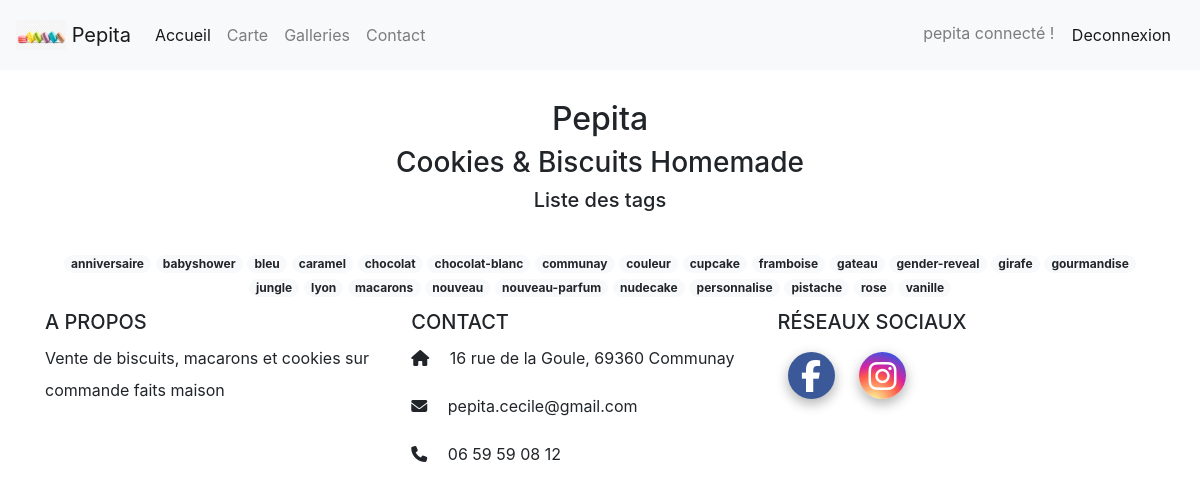
The app's page /blog/tags (signed in) with its own data.
### blog/views.py (the view)
# urls.py: path('tags', views.ListeTags.as_view(), name="liste_tag"),
class ListeTags(ListView):
	model = Tag
	context_object_name = "tags"
	template_name = "blog/liste_tag.html"
	paginate_by = 50
	ordering = ['name']

### blog/templates/blog/liste_tag.html (shortened to what this page needs)
{% extends 'base.html' %}
{% block css %}
{% load static %}
<link rel="stylesheet" type="text/css" href="{% static 'css/card_post.css' %}">
{% endblock %}
{% block content %}
<div class="header">
	<h2>Pepita</h2>
	<h3>Cookies & Biscuits Homemade</h3>
	<h5>Liste des tags</h5>
</div>
<div class ="tags">
	{% for tag in tags %}
	<a class="badge badge-pill badge-light" href="{% url 'liste_post_by_tag' tag %}">{{ tag }}</a>
	{% endfor %}
</div>
{% endblock %}

### templates/base.html (shortened to what this page needs)
<!DOCTYPE html>
<html lang="fr">
<head>
	{% load static %}
	<link rel="stylesheet" type="text/css" href="{% static 'css/bootstrap.css' %}">
	<link rel="stylesheet" type="text/css" href="{% static 'css/footer.css' %}">
	<link rel="stylesheet" type="text/css" href="{% static 'css/fontawesome/css/all.css' %}">
	{% block css %}
	{% endblock %}
</head>
<body>
	<header>
		<nav class="navbar navbar-expand-lg navbar-light bg-light">
			<a class="navbar-brand" href="{% url 'accueil' %}">
				<img src="{% static 'img/macaron.jpg' %}" width="50" height="30" class="d-inline-block align-top" alt="">
				Pepita
			</a>
			<div class="collapse navbar-collapse" id="navbarNav">
				<ul class="navbar-nav">
					<li id="accueil" class="nav-item">
						<a class="nav-link" href="{% url 'liste_post' %}">Accueil</a>
					</li>
					<li id="carte" class="nav-item">
						<a class="nav-link" href="#">Carte</a>
					</li>
					<li id="photo" class="nav-item">
						<a class="nav-link" href="#">Galleries</a>
					</li>
					<li id="contact" class="nav-item">
						<a class="nav-link" href="#">Contact</a>
					</li>
				</ul>
			</div>
			<span class='navbar-text'>
				{% if user.is_authenticated %}
				{{ user.username }} connecté !
				<a class="btn" href="{% url 'deconnexion' %}">Deconnexion</a>
				{% else %}
				<a class="btn" href="{% url 'connexion' %}">Connexion</a>
				<a class="btn" href="{% url 'nouveau-user' %}"> S'enregistrer</a>
				{% endif %}
			</span>
		</nav>
	</header>
	<main>
		{% block content %}
		{% endblock %}
	</main>
	<footer class="footer">
		<div class="container text-left">
			<div class="foot-section">
				<h5 class="text-uppercase">A propos</h5>
				<p>Vente de biscuits, macarons et cookies sur commande faits maison </p>
			</div>
			<div class="foot-section">
				<h5 class="text-uppercase">Contact</h5>
				<ul class="list-unstyled text-left">
					<li>
						<p><i class="fas fa-home mr-3"></i> 16 rue de la Goule, 69360 Communay</p>
					</li>
					<li>
						<p><i class="fas fa-envelope mr-3"></i> pepita.cecile@gmail.com</p>
					</li>
					<li>
						<p><i class="fas fa-phone mr-3"></i> 06 59 59 08 12</p>
					</li>
				</ul>
			</div>
			<div class="foot-section">
				<h5 class="text-uppercase">Réseaux sociaux</h5>
				<a type="button" class="btn-fb btn-floating" href="https://fr-fr.facebook.com/pepita.cecile/">
					<i class="fab fa-facebook-f"></i>
				</a>
				<a type="button" class ="btn-insta btn-floating" href="https://www.instagram.com/pepita.cecile/">
					<i class="fab fa-instagram"></i>
				</a>
			</div>
		</div>
	</footer>
</body>
</html>

### static/css/footer.css (style rules this page uses)
html { position: relative; min-height: 100%; }
.footer { position: static; bottom: 0; width: 100%; height: auto; line-height: 60px; background-color: #f5f5f5; }
ul { display: block; list-style-type: disc; margin-block-start: 10em; margin-block-end: 1em; margin-inline-start: 0px; margin-inline-end: 0px; padding-inline-start: 40px; margin-top: 0; margin-bottom: 1rem; }
li { display: list-item; text-align: -webkit-match-parent; line-height: 2em; }
.btn-fb { color: #fff; background-color: #3b5998; }
.btn-insta { color: #fff; background: radial-gradient(circle at 30% 107%, #fdf497 0%, #fdf497 5%, #fd5949 45%,#d6249f 60%,#285AEB 90%); }
.btn-floating { position: relative; z-index: 1; display: inline-block; padding: 0; margin: 10px; overflow: hidden; vertical-align: middle; cursor: pointer; border-radius: 50%; -webkit-box-shadow: 0 5px 11px 0 rgba(0,0,0,0.18), 0 4px 15px 0 rgba(0,0,0,0.15); box-shadow: 0 5px 11px 0 rgba(0,0,0,0.18), 0 4px 15px 0 rgba(0,0,0,0.15); -webkit-transition: all .2s ease-in-out; transition: all .2s ease-in-out; width: 47px; height: 47px; }
.btn-floating i { display: inline-block; width: inherit; color: #fff; text-align: center; font-size: 2rem; line-height: 47px; }
.foot-section { width: 33%; float: left; }
p { display: block; margin-block-start: 1em; margin-block-end: 1em; margin-inline-start: 0px; margin-inline-end: 0px; margin-top: 0; margin-bottom: 1rem; line-height: 2em; }

### static/css/card_post.css (style rules this page uses)
.header { padding: 30px; font-size: 40px; text-align: center; background: white; }
.tags { margin :0 5% 1% 5%; text-align: center; }

### records on screen
Tag: name "anniversaire"
Tag: name "babyshower"
Tag: name "bleu"
Tag: name "caramel"
Tag: name "chocolat"
Tag: name "chocolat-blanc"
Tag: name "communay"
Tag: name "couleur"
Tag: name "cupcake"
Tag: name "framboise"
Tag: name "gateau"
Tag: name "gender-reveal"
Tag: name "girafe"
Tag: name "gourmandise"
Tag: name "jungle"
Tag: name "lyon"
Tag: name "macarons"
Tag: name "nouveau"
Tag: name "nouveau-parfum"
Tag: name "nudecake"
Tag: name "personnalise"
Tag: name "pistache"
Tag: name "rose"
Tag: name "vanille"

### other values on screen
{{ user.username }} "pepita"
